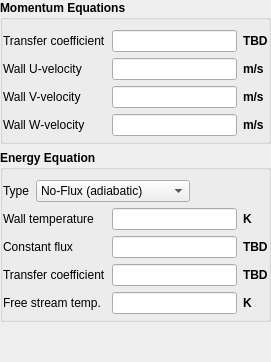
              <widget class="QWidget" name="page_fluid_wall">
               <layout class="QVBoxLayout" name="verticalLayout_2">
                <property name="leftMargin">
                 <number>0</number>
                </property>
                <property name="topMargin">
                 <number>0</number>
                </property>
                <property name="rightMargin">
                 <number>0</number>
                </property>
                <property name="bottomMargin">
                 <number>0</number>
                </property>
                <item>
                 <widget class="QGroupBox" name="groupbox_fluid_momentum_eq">
                  <property name="font">
                   <font>
                    <weight>75</weight>
                    <bold>true</bold>
                   </font>
                  </property>
                  <property name="title">
                   <string extracomment="Hi Mom">Momentum Equations</string>
                  </property>
                  <property name="flat">
                   <bool>true</bool>
                  </property>
                  <layout class="QGridLayout" name="gridLayout_4">
                   <property name="leftMargin">
                    <number>0</number>
                   </property>
                   <property name="topMargin">
                    <number>10</number>
                   </property>
                   <property name="rightMargin">
                    <number>0</number>
                   </property>
                   <property name="bottomMargin">
                    <number>5</number>
                   </property>
                   <item row="0" column="0">
                    <widget class="QLabel" name="label_bc_hw_g">
                     <property name="font">
                      <font>
                       <weight>50</weight>
                       <bold>false</bold>
                      </font>
                     </property>
                     <property name="text">
                      <string>Transfer coefficient</string>
                     </property>
                    </widget>
                   </item>
                   <item row="0" column="1">
                    <widget class="LineEdit" name="lineedit_keyword_bc_hw_g_args_BC"/>
                   </item>
                   <item row="0" column="2">
                    <widget class="QLabel" name="label_bc_hw_g_units">
                     <property name="text">
                      <string>TBD</string>
                     </property>
                    </widget>
                   </item>
                   <item row="1" column="0">
                    <widget class="QLabel" name="label_bc_uw_g">
                     <property name="font">
                      <font>
                       <weight>50</weight>
                       <bold>false</bold>
                      </font>
                     </property>
                     <property name="text">
                      <string>Wall U-velocity</string>
                     </property>
                    </widget>
                   </item>
                   <item row="1" column="1">
                    <widget class="LineEdit" name="lineedit_keyword_bc_uw_g_args_BC"/>
                   </item>
                   <item row="1" column="2">
                    <widget class="QLabel" name="label_bc_uw_g_units">
                     <property name="text">
                      <string>m/s</string>
                     </property>
                    </widget>
                   </item>
                   <item row="2" column="0">
                    <widget class="QLabel" name="label_bc_vw_g">
                     <property name="font">
                      <font>
                       <weight>50</weight>
                       <bold>false</bold>
                      </font>
                     </property>
                     <property name="text">
                      <string>Wall V-velocity</string>
                     </property>
                    </widget>
                   </item>
                   <item row="2" column="1">
                    <widget class="LineEdit" name="lineedit_keyword_bc_vw_g_args_BC"/>
                   </item>
                   <item row="3" column="1">
                    <widget class="LineEdit" name="lineedit_keyword_bc_ww_g_args_BC"/>
                   </item>
                   <item row="2" column="2">
                    <widget class="QLabel" name="label_bc_vw_g_units">
                     <property name="text">
                      <string>m/s</string>
                     </property>
                    </widget>
                   </item>
                   <item row="3" column="0">
                    <widget class="QLabel" name="label_bc_ww_g">
                     <property name="font">
                      <font>
                       <weight>50</weight>
                       <bold>false</bold>
                      </font>
                     </property>
                     <property name="text">
                      <string>Wall W-velocity</string>
                     </property>
                    </widget>
                   </item>
                   <item row="3" column="2">
                    <widget class="QLabel" name="label_bc_ww_g_units">
                     <property name="text">
                      <string>m/s</string>
                     </property>
                    </widget>
                   </item>
                  </layout>
                 </widget>
                </item>
                <item>
                 <widget class="QGroupBox" name="groupbox_fluid_energy_eq">
                  <property name="font">
                   <font>
                    <weight>75</weight>
                    <bold>true</bold>
                   </font>
                  </property>
                  <property name="title">
                   <string>Energy Equation</string>
                  </property>
                  <property name="flat">
                   <bool>true</bool>
                  </property>
                  <layout class="QGridLayout" name="gridLayout_5">
                   <property name="leftMargin">
                    <number>0</number>
                   </property>
                   <property name="topMargin">
                    <number>10</number>
                   </property>
                   <property name="rightMargin">
                    <number>0</number>
                   </property>
                   <property name="bottomMargin">
                    <number>5</number>
                   </property>
                   <item row="1" column="1">
                    <widget class="LineEdit" name="lineedit_keyword_bc_tw_g_args_BC"/>
                   </item>
                   <item row="0" column="0" colspan="2">
                    <layout class="QHBoxLayout" name="horizontalLayout_3">
                     <item>
                      <widget class="QLabel" name="label_fluid_energy_eq_type">
                       <property name="font">
                        <font>
                         <weight>50</weight>
                         <bold>false</bold>
                        </font>
                       </property>
                       <property name="text">
                        <string>Type</string>
                       </property>
                      </widget>
                     </item>
                     <item>
                      <widget class="QComboBox" name="combobox_fluid_energy_eq_type">
                       <property name="font">
                        <font>
                         <weight>50</weight>
                         <bold>false</bold>
                        </font>
                       </property>
                       <property name="frame">
                        <bool>true</bool>
                       </property>
                       <item>
                        <property name="text">
                         <string>No-Flux (adiabatic)</string>
                        </property>
                       </item>
                       <item>
                        <property name="text">
                         <string>Specified Temperature</string>
                        </property>
                       </item>
                       <item>
                        <property name="text">
                         <string>Specified Flux</string>
                        </property>
                       </item>
                       <item>
                        <property name="text">
                         <string>Convective Flux</string>
                        </property>
                       </item>
                      </widget>
                     </item>
                     <item>
                      <spacer name="horizontalSpacer_3">
                       <property name="orientation">
                        <enum>Qt::Horizontal</enum>
                       </property>
                       <property name="sizeHint" stdset="0">
                        <size>
                         <width>40</width>
                         <height>20</height>
                        </size>
                       </property>
                      </spacer>
                     </item>
                    </layout>
                   </item>
                   <item row="1" column="0">
                    <widget class="QLabel" name="label_bc_tw_g">
                     <property name="font">
                      <font>
                       <weight>50</weight>
                       <bold>false</bold>
                      </font>
                     </property>
                     <property name="text">
                      <string>Wall temperature</string>
                     </property>
                    </widget>
                   </item>
                   <item row="1" column="2">
                    <widget class="QLabel" name="label_bc_tw_g_units">
                     <property name="text">
                      <string>K</string>
                     </property>
                    </widget>
                   </item>
                   <item row="2" column="0">
                    <widget class="QLabel" name="label_bc_c_t_g">
                     <property name="font">
                      <font>
                       <weight>50</weight>
                       <bold>false</bold>
                      </font>
                     </property>
                     <property name="text">
                      <string>Constant flux</string>
                     </property>
                    </widget>
                   </item>
                   <item row="2" column="1">
                    <widget class="LineEdit" name="lineedit_keyword_bc_c_t_g_args_BC"/>
                   </item>
                   <item row="2" column="2">
                    <widget class="QLabel" name="label_bc_c_t_g_units">
                     <property name="text">
                      <string>TBD</string>
                     </property>
                    </widget>
                   </item>
                   <item row="3" column="0">
                    <widget class="QLabel" name="label_bc_hw_t_g">
                     <property name="font">
                      <font>
                       <weight>50</weight>
                       <bold>false</bold>
                      </font>
                     </property>
                     <property name="text">
                      <string>Transfer coefficient</string>
                     </property>
                    </widget>
                   </item>
                   <item row="3" column="1">
                    <widget class="LineEdit" name="lineedit_keyword_bc_hw_t_g_args_BC"/>
                   </item>
                   <item row="3" column="2">
                    <widget class="QLabel" name="label_bc_hw_t_g_units">
                     <property name="text">
                      <string>TBD</string>
                     </property>
                    </widget>
                   </item>
                   <item row="4" column="0">
                    <widget class="QLabel" name="label_bc_tw_g_2">
                     <property name="font">
                      <font>
                       <weight>50</weight>
                       <bold>false</bold>
                      </font>
                     </property>
                     <property name="toolTip">
                      <string>Free stream temperature</string>
                     </property>
                     <property name="text">
                      <string>Free stream temp.</string>
                     </property>
                    </widget>
                   </item>
                   <item row="4" column="1">
                    <widget class="LineEdit" name="lineedit_keyword_bc_tw_g_2_args_BC"/>
                   </item>
                   <item row="4" column="2">
                    <widget class="QLabel" name="label_bc_tw_g_2_units">
                     <property name="text">
                      <string>K</string>
                     </property>
                    </widget>
                   </item>
                  </layout>
                 </widget>
                </item>
                <item>
                 <spacer name="verticalSpacer_1">
                  <property name="orientation">
                   <enum>Qt::Vertical</enum>
                  </property>
                  <property name="sizeHint" stdset="0">
                   <size>
                    <width>20</width>
                    <height>40</height>
                   </size>
                  </property>
                 </spacer>
                </item>
               </layout>
              </widget>
